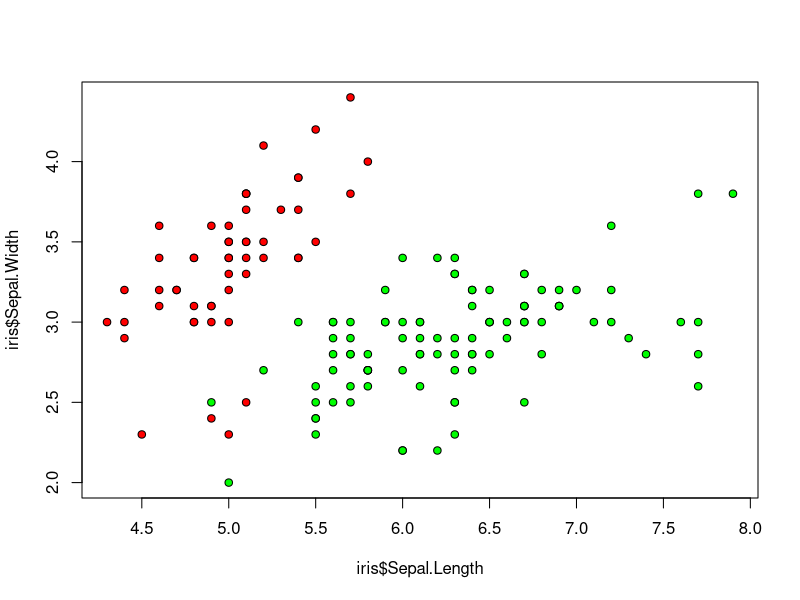
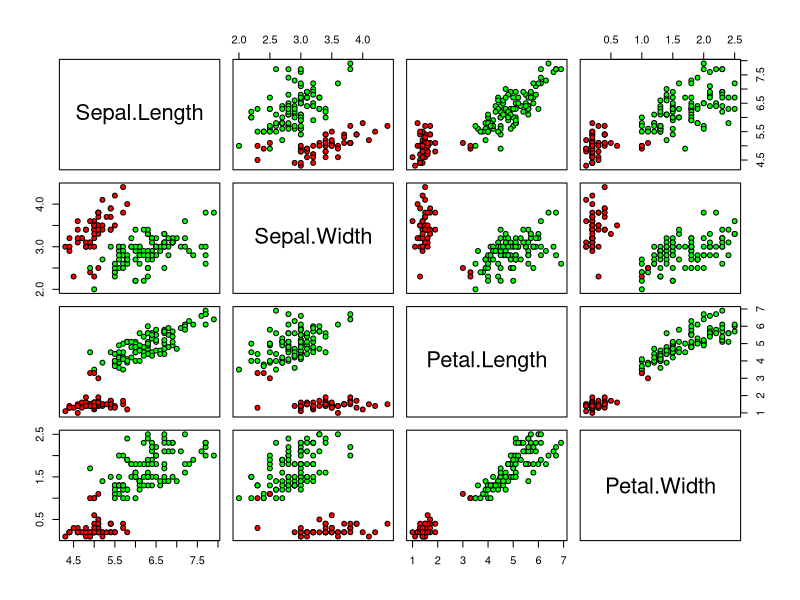
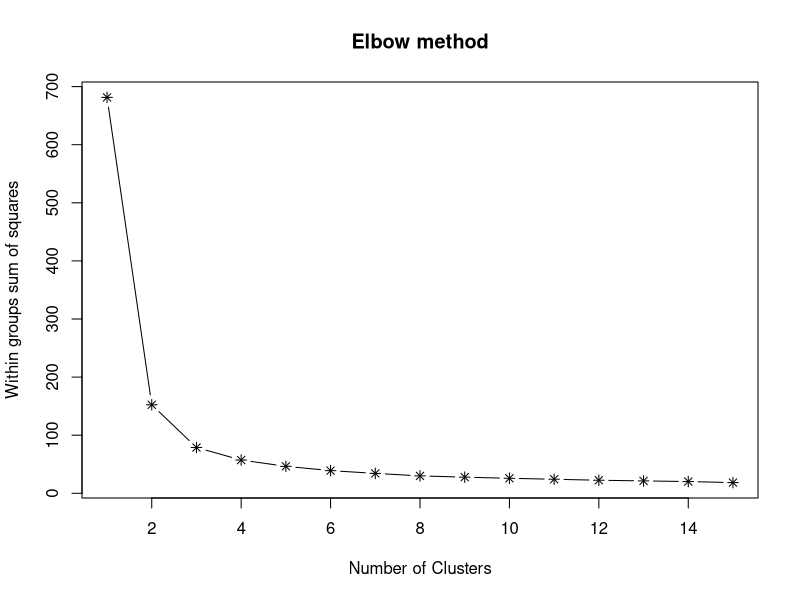
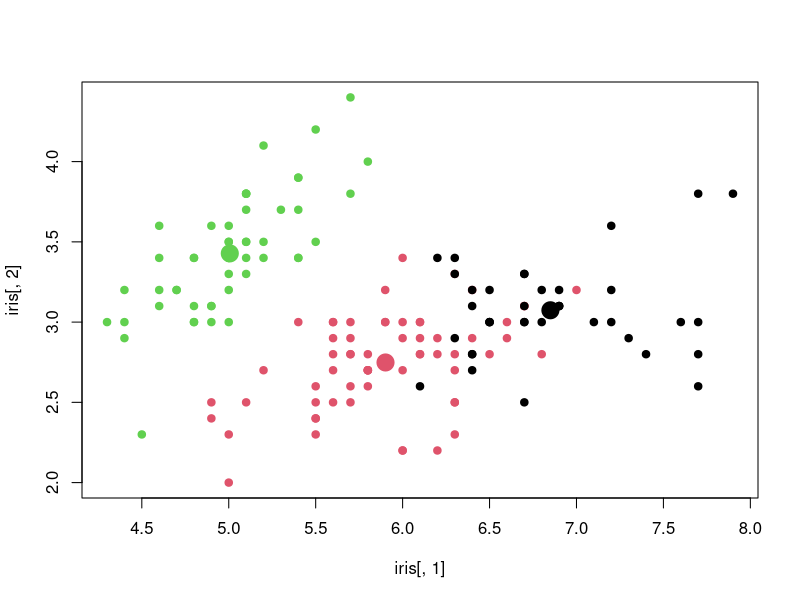

Reproduce these figures in R, in order.
data(iris)

head(iris)
modelCluster <- kmeans(iris[, 1:4], centers = 2)
modelCluster
plot(iris$Sepal.Length, iris$Sepal.Width, pch = 21, 
     bg = c("red", "green")[modelCluster$cluster])

plot(iris[, 1:4], pch = 21, bg = c("red", "green")[modelCluster$cluster])

# No entanto, será que este é o número de cluster mais adequados? 
# Para implementar a análise elbow podemos utilizar a seguinte função:

elbow <- function(dataset) {
        wss <- numeric(15)
        for (i in 1:15) wss[i] <- sum(kmeans(dataset, centers = i, nstart = 100)$withinss)
        plot(1:15, wss, type = "b", main = "Elbow method", xlab = "Number of Clusters", 
             ylab = "Within groups sum of squares", pch = 8)
}

elbow(iris[, 1:4])

clusterModel <- kmeans(iris[, 1:4], centers = 3, nstart = 100)
plot(iris[, 1], iris[, 2], col = clusterModel$cluster, pch = 19)
points(clusterModel$centers, col = 1:3, pch = 19, cex = 2, lwd = 3)

